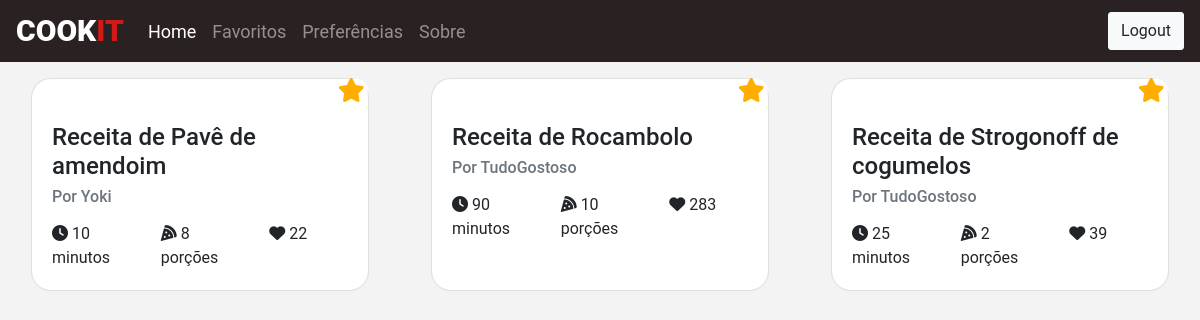
The page /favorites (signed in) on the database its author committed.
### models.py (models this page shows, shortened)
class Recipe(db.Model):
    id = db.Column(db.Integer, primary_key=True)
    name = db.Column(db.String(200), nullable=False)
    preptime = db.Column(db.Integer, nullable=False)
    likes = db.Column(db.Integer, nullable=False)
    portions = db.Column(db.Integer, nullable=False)
    ingredients = db.Column(db.String(2000), nullable=False)
    url = db.Column(db.String(200), nullable=False)
    imgUrl = db.Column(db.String(200), nullable=True)
    author = db.Column(db.String(200), nullable=False)

### routes.py (the view)
@app.route('/favorites', methods=['POST', 'GET'])
def favorites():
    if not current_user.is_authenticated:
        flash('Você ainda não está logado para usar os Favoritos', 'info')
        return redirect(url_for('login'))
    if request.method == 'POST':
        try:
            data = request.form
            favorite = Favorite.query.filter_by(user_id=data['user_id'],recipe_id=data['recipe_id']).first()
            if favorite:
                try:
                    db.session.delete(favorite)
                    db.session.commit()
                    return "deu certo", 201
                except:
                    abort(404, message="Ocorreu um erro deletando")
            else:
                favorite = Favorite(user_id=data['user_id'], recipe_id=data['recipe_id'])
                try:
                    db.session.add(favorite)
                    db.session.commit()
                    return "deu certo", 201
                except:
                    abort(404, message="Algma coisa deu errado durante o commit")
        except:
            abort(404, message="Faltou dados no form")
        return "deu certo", 201
    else:
        try:
            data = current_user.id
            favorites = Favorite.query.filter_by(user_id=data).order_by(Favorite.recipe_id).all()
            rec = list()
            for f in favorites:
                r = Recipe.query.filter_by(id=f.recipe_id).first()
                rec.append(r)
            if(len(rec)==0):
                flash("Você ainda não tem nenhum favorito, tente adicionar alguns!", 'info')
            return render_template("favorites.html", recipes = rec)
        except:
            abort(404, message="Algma coisa deu errado durante a busca")
        return "ola"

### models.py (called while the page is built)
@login_manager.user_loader
def loadUser(id):
    return User.query.get(int(id))

### templates/favorites.html (shortened to what this page needs)
{% extends "base.html" %}
{% block css %}
<link href="{{ url_for('static', filename='css/card-item.css') }}" rel="stylesheet">
<link href="{{ url_for('static', filename='css/search.css') }}" rel="stylesheet">
{% endblock %}
{% block content %}
{% if recipes|length != 0 %}
<div class="container-fluid recipes-container" id="mydiv">
    <div class="row align-items-start recipe-row align-items-stretch">
        {% for row in recipes|batch(1) %}
            {% for recipe in row %}
            <div class="col-lg-4 col-md-6 recipe-col float-left d-flex align-items-stretch" id="recipe-col{{recipe.id}}">
                <a href="{{recipe.url}}">
                <div class="card recipe-card m-3" id="recipe-card{{recipe.id}}" >
                    <div class="container card-igm-top" style="background-image: linear-gradient(to top right, rgba(255, 255, 255, 0) 0, rgba(255, 255, 255, 0), rgba(255, 255, 255, 0), rgba(255, 255, 255, 1) 85%),url({{recipe.imgUrl}});">
                        {% if current_user.is_authenticated %}
                            <a class="fa fa-star btn2" style="color: #ffae00" id="starbt1{{recipe.id}}"></a>
                        {% endif %}
                    </div>
                    <div class="card-body">
                        <h4 class="card-title">{{ recipe.name }}</h4>
                        <h6 class="card-subtitle mb-3 text-muted">Por {{ recipe.author }}</h6>
                        <div class="row mb">
                            <div class="col-sm-4">
                                <p class="card-text"> <i class="fas fa-clock"></i> {{ recipe.preptime }} minutos</p>
                            </div>
                            <div class="col-sm-4">
                                <p class="card-text"><i class="fas fa-pizza-slice"></i> {{ recipe.portions }} porções</p>
                            </div>
                            <div class="col-sm-4">
                                <p class="card-text"> <i class="fa fa-heart" aria-hidden="true"></i> {{ recipe.likes }}</p>
                            </div>
                        </div>
                    </div>
                </div>
                </a>
            </div>
            {% endfor %}
        {% endfor %}
    </div>
</div>
{% endif %}
{% endblock %}

### templates/base.html (shortened to what this page needs)
<!doctype html>
<html lang="en">
  <head>
    <link rel="stylesheet" href="https://maxcdn.bootstrapcdn.com/bootstrap/4.0.0/css/bootstrap.min.css">
    <link href="{{ url_for('static', filename='css/navbar.css') }}" rel="stylesheet">
    <link rel="stylesheet" href="https://cdnjs.cloudflare.com/ajax/libs/font-awesome/4.7.0/css/font-awesome.min.css">
    {% block css %} {% endblock %}
  </head>
  <body>
    <nav class="navbar navbar-fixed-top navbar-expand-md navbar-dark">
      <a class="navbar-brand brand-name" href="{{url_for('index')}}"><h3>Cook<span>it</span></h3></a>
      <div class="collapse navbar-collapse" id="navbarSupportedContent">
        <ul class="navbar-nav mr-auto">
          <li class="nav-item active">
            <a class="nav-link" href="{{url_for('index')}}">Home <span class="sr-only">(current)</span></a>
          </li>
          <li class="nav-item">
            <a class="nav-link" href="{{url_for('favorites')}}">Favoritos</a>
          </li>
          <li class="nav-item">
            <a class="nav-link" href="{{url_for('preferences', id=1)}}">Preferências</a>
          </li>
          <li class="nav-item">
            <a class="nav-link" href="#">Sobre</a>
          </li>
        </ul>
        {% if current_user.is_authenticated %}
        <form action="{{url_for('logout')}}">
          <button class="btn btn-light my-2 my-sm-0" type="submit">Logout</button>
        </form>
        {% else %}
          <form action="{{url_for('login')}}">
            <button class="btn btn-light my-2 my-sm-0" type="submit">Login</button>
          </form>
        {% endif %}
      </div>
    </nav>
      {% block content %} {% endblock %}
  </body>
</html>

### static/css/navbar.css (style rules this page uses)
.navbar { background: #2a2222; }
.nav-item { font-size: large; }
.brand-name h3 { color: #fff; margin: 0; text-transform: uppercase; font-size: 30px; font-weight: 900; }
.brand-name span { color: #d31919; }

### static/css/card-item.css (style rules this page uses)
a { color: inherit; text-decoration: none; }
.recipe-card { border-radius: 20px; }
.recipe-col { border-radius: 20px; }
.container { border-radius: 20px; background-size: cover; }
@media screen and (min-width:992px) { .btn2 { font-size: min(calc(20px + .8vw), 2vw); } }
.btn2 { position: absolute; top: 5%; left: 95%; transform: translate(-50%, -50%); -ms-transform: translate(-50%, -50%); color: #ffae00; border: none; cursor: pointer; border-radius: 5px; border:0; background:transparent; }

### static/css/search.css (style rules this page uses)
body { background: #f3f3f3; font-family: 'Roboto', sans-serif; }
.form-control, .btn { border-radius: 3px; }

### rows shown on the page
Recipe: name "Receita de Pavê de amendoim", author "Yoki", preptime "10", portions "8", likes "22"
Recipe: name "Receita de Rocambolo", author "TudoGostoso", preptime "90", portions "10", likes "283"
Recipe: name "Receita de Strogonoff de cogumelos", author "TudoGostoso", preptime "25", portions "2", likes "39"
